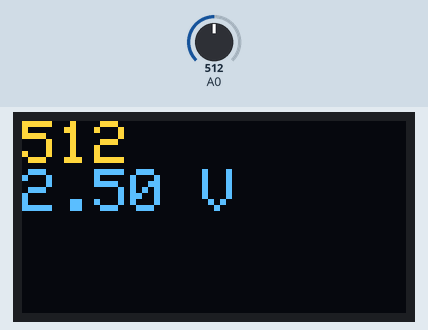
Simulated run of this sketch. Board: Arduino Uno, built with avr-gcc and run on an emulated ATmega328P. On the bench: 128×64 one-colour display. The inputs (shaded band) are chosen by the test bench; at power-on: A0 = 512. The OLED is the two-colour kind (top 16 rows yellow).

Above: at 1.3 s.
1.4 s: A0 set to 716
At 2.8 s:
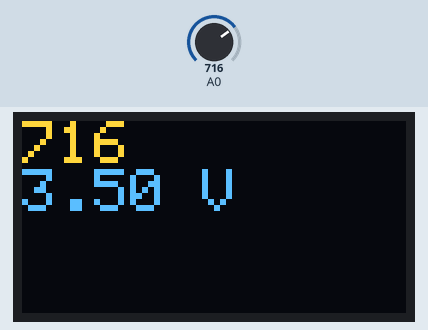
3.1 s: A0 set to 900
At 4.4 s:
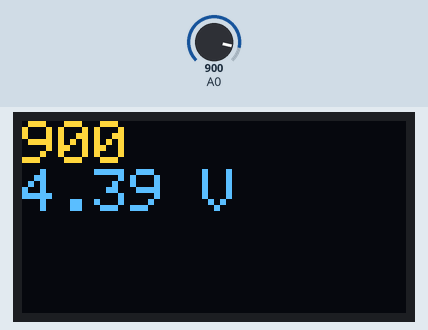
4.7 s: A0 set to 1023
At 5.2 s:
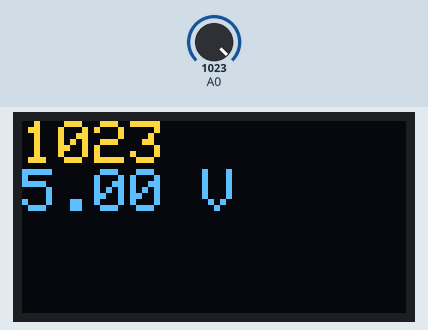
Timing chart, 0 to 7.7 s (numbered marks = the images above; inputs shaded):
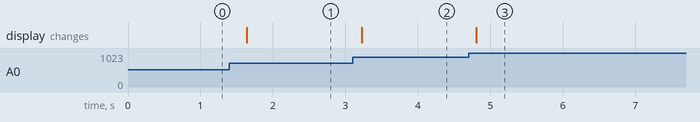

The sketch:

test_adc.ino
```cpp
#include <Adafruit_SSD1306.h>

Adafruit_SSD1306 display(128, 64, &Wire, -1);

const int vref = 5.0;

void setup()
{
    display.begin(SSD1306_SWITCHCAPVCC, 0x3C);

    //analogReference(EXTERNAL);
}

void loop()
{
    display.clearDisplay();
    display.setTextColor(WHITE);
    display.setCursor(0, 0);

    display.setTextSize(2);

    int adc = analogRead(A0);

    display.println(adc);

    double val = (adc * vref) / 1024.0;

    display.print(val);
    display.println(" V");

    display.display();

    delay(500);
}
```

Measured:
- after the input at 1.4 s, the display: changes after 0.24 s (image 1)
- after the input at 3.1 s, the display: changes after 0.12 s (image 2)
- after the input at 4.7 s, the display: changes after 0.11 s (image 3)
